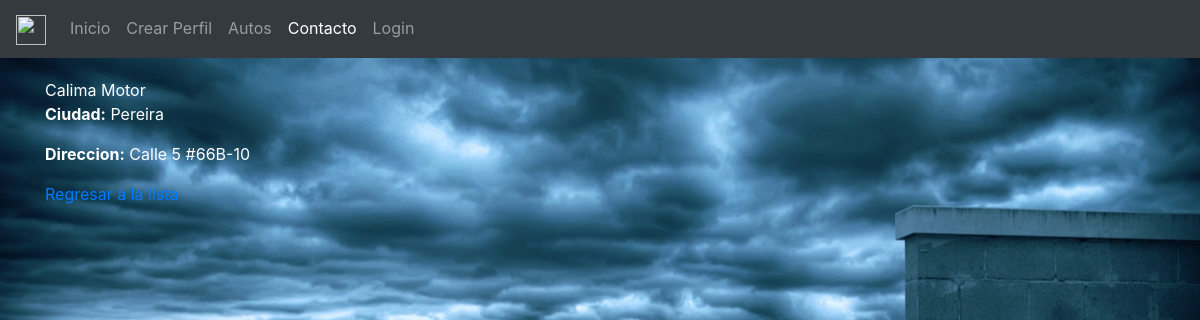
Screenshot of /ver_concesionario/13/ with the database file from the repository.
### home/models.py (models this page shows, shortened)
class Concesionario (models.Model):
    nombre = models.CharField( max_length = 100 )
    ciudad = models.CharField( max_length = 100)
    direccion = models.CharField( max_length = 100 )

### home/views.py (the view)
# urls.py: path('ver_concesionario/<int:id_concesionario>/', vista_ver_concesionario, name = 'vista_ver_concesionario'),
def vista_ver_concesionario(request, id_concesionario):
    p = Concesionario.objects.get(id = id_concesionario)
    return render (request,"ver_concesionario.html", locals())

### templates/ver_concesionario.html (shortened to what this page needs)
{% extends 'base.html' %}
{% block contenido %}
{{p.nombre}}
<p><b>Ciudad:</b> {{p.ciudad}} </p>
<p><b>Direccion:</b> {{p.direccion}} </p>
<a href="/lista_concesionario/">Regresar a la lista</a>
{% endblock  %}

### static/css/maincss.css (style rules this page uses)
body { background: url(../imagenes/fondo3.jpg); background-repeat: no-repeat; background-attachment: fixed; background-size: 100% 100%; color: #fff; }

### rows the page displays
Concesionario: nombre "Calima Motor", ciudad "Pereira", direccion "Calle 5 #66B-10"
